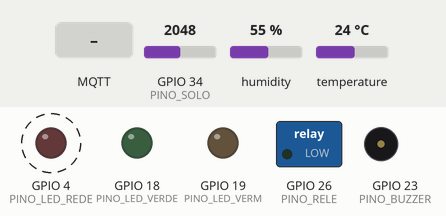
The sketch below on a simulated ESP32. Shown: switched loads named in the sketch (green lamp = pin HIGH), output pins drawn as LEDs (lit = HIGH), buzzer (waves = sounding). Dashed ring = blinking. Inputs (shaded band) come from the test bench; at power-on: GPIO 34 (PINO_SOLO) = 2048, humidity 55 %, temperature 24 °C. WiFi joins after 1.5 s; servers stay silent unless stated; no MQTT or app messages arrive unless stated; what the sketch prints to the serial monitor is not drawn.

Above: at 1.4 s.
1.5 s: GPIO 34 (PINO_SOLO) set to 1691
5.5 s: GPIO 34 (PINO_SOLO) set to 1612
At 7.2 s:
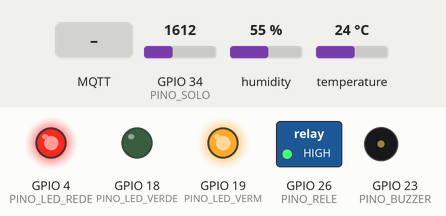
8.0 s: MQTT message "OFF" arrives on the first subscribed topic
At 9.1 s:
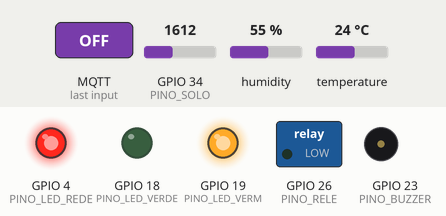
9.5 s: MQTT message "ON" arrives on the first subscribed topic
At 10.2 s:
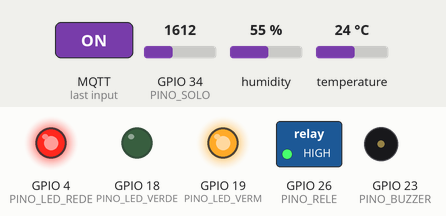
11.0 s: GPIO 34 (PINO_SOLO) set to 2047
At 12.7 s:
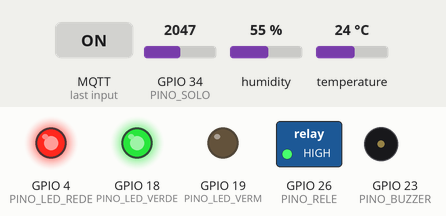
13.0 s: GPIO 34 (PINO_SOLO) set to 1228
At 13.57 s:
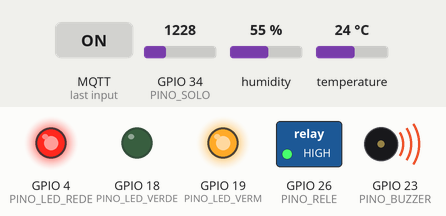
Timing chart, 0 to 16.0 s (numbered marks = the images above; inputs shaded):
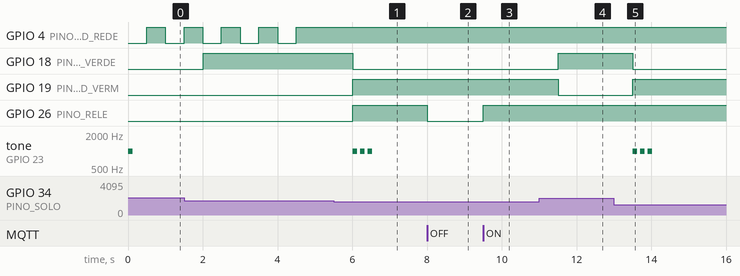

Measured:
- the behaviour switches between 1638 and 1637 on GPIO 34 (PINO_SOLO) (found by bisection; images 0 and 1)
- after the input at 5.5 s, GPIO 18 (PINO_LED_VERDE): HIGH → LOW after 0.51 s; GPIO 19 (PINO_LED_VERM), GPIO 26 (PINO_RELE): LOW → HIGH after 0.51 s; tone on GPIO 23 (PINO_BUZZER): alternates 1000 Hz for 0.12 s and silent for 0.08 s, 6 changes in all, then stays silent, starting after 0.51 s
- after the input at 8.0 s, GPIO 26 (PINO_RELE): HIGH → LOW at once
- after the input at 9.5 s, GPIO 26 (PINO_RELE): LOW → HIGH at once
- after the input at 11.0 s, GPIO 18 (PINO_LED_VERDE): LOW → HIGH after 0.51 s; GPIO 19 (PINO_LED_VERM): HIGH → LOW after 0.51 s
- after the input at 13.0 s, GPIO 18 (PINO_LED_VERDE): HIGH → LOW after 0.51 s; GPIO 19 (PINO_LED_VERM): LOW → HIGH after 0.51 s; tone on GPIO 23 (PINO_BUZZER): alternates 1000 Hz for 0.12 s and silent for 0.08 s, 6 changes in all, then stays silent, starting after 0.51 s
- by itself, GPIO 4 (PINO_LED_REDE): alternates HIGH for 0.50 s and LOW for 0.50 s

The sketch:

smarthorta.ino
```cpp
/*
  =====================================================================
  SmartHorta - Monitoramento e Irrigacao Inteligente para Hortas Urbanas
  Integrantes: Kaua Zanela e Rafael Pereira da Silva
  Disciplina: Internet das Coisas - 2o semestre/2026
  =====================================================================

  Camadas IoT:
    Percepcao     -> DHT22 (temperatura/umidade do ar) + sensor de umidade do solo
                     (no Wokwi, um potenciometro simula o sensor)
    Processamento -> o ESP32 decide localmente quando ligar a bomba e aciona LEDs/buzzer.
                     A decisao NAO depende da internet (requisito R2).
    Rede          -> Wi-Fi + MQTT sobre TLS (porta 8883) no broker publico HiveMQ
    Aplicacao     -> Dashboard web (dashboard/index.html) + LEDs no proprio circuito

  Organizacao do loop (nada bloqueia):
    1. gerenciarWiFi()   - reconecta o Wi-Fi em segundo plano
    2. gerenciarMQTT()   - reconecta o broker em segundo plano
    3. mqtt.loop()       - recebe comandos
    4. a cada 2 s: lerSensores() -> decidirIrrigacao() -> atualizarSinalizacao() -> publicarDados()
*/

#include <WiFi.h>
#include <WiFiClientSecure.h>
#include <PubSubClient.h>
#include "DHTesp.h"

#include "config.h"        // pinos, topicos, tempos (publico)
#include "secrets.h"       // credenciais (fora do Git - ver secrets.example.h)
#include "certificados.h"  // CA raiz para validar o broker via TLS

// ----------------- Objetos -----------------
DHTesp dht;
WiFiClientSecure clienteTLS;
PubSubClient mqtt(clienteTLS);

// ----------------- Estado do sistema -----------------
struct Estado {
  float temperatura   = NAN;
  float umidadeAr     = NAN;
  int   umidadeSolo   = 0;
  bool  sensorArOk    = false;
  bool  bombaLigada   = false;
  bool  modoAuto      = true;
  int   limiteSolo    = LIMITE_PADRAO;
  bool  soloSecoAntes = false;
} estado;

unsigned long ultimaLeitura      = 0;
unsigned long ultimaTentativaWiFi = 0;
unsigned long ultimaTentativaMQTT = 0;
unsigned long inicioModoManual   = 0;
unsigned long ultimoComando      = 0;
bool wifiAntes = false;

// =====================================================================
//  ATUADORES
// =====================================================================
void ligarBomba(bool ligar) {
  if (ligar == estado.bombaLigada) return;
  estado.bombaLigada = ligar;
  digitalWrite(PINO_RELE, ligar ? HIGH : LOW);
  Serial.println(ligar ? ">> Bomba LIGADA" : ">> Bomba DESLIGADA");
}

// Bipes curtos (bloqueia no maximo ~600 ms, so quando o solo acabou de secar)
void bipar(int vezes) {
  for (int i = 0; i < vezes; i++) {
    tone(PINO_BUZZER, 1000);
    delay(120);
    noTone(PINO_BUZZER);
    delay(80);
  }
}

// =====================================================================
//  PERCEPCAO
// =====================================================================
void lerSensores() {
  TempAndHumidity leitura = dht.getTempAndHumidity();
  estado.sensorArOk = !isnan(leitura.temperature) && !isnan(leitura.humidity);
  if (estado.sensorArOk) {
    estado.temperatura = leitura.temperature;
    estado.umidadeAr   = leitura.humidity;
  } else {
    Serial.println("[ERRO] Falha na leitura do DHT22 - mantendo ultimo valor valido");
  }
  // ADC de 12 bits (0-4095) convertido para 0-100 %
  estado.umidadeSolo = constrain(map(analogRead(PINO_SOLO), 0, 4095, 0, 100), 0, 100);
}

// =====================================================================
//  PROCESSAMENTO (decisao local - funciona sem internet)
// =====================================================================
void decidirIrrigacao() {
  // Seguranca: o modo manual expira sozinho (evita bomba ligada indefinidamente)
  if (!estado.modoAuto && millis() - inicioModoManual > TEMPO_MAX_MANUAL) {
    estado.modoAuto = true;
    Serial.println("[SEGURANCA] Modo manual expirou - voltando ao automatico");
  }

  if (estado.modoAuto) {
    if (estado.umidadeSolo < estado.limiteSolo) {
      ligarBomba(true);                                        // solo seco: irriga
    } else if (estado.umidadeSolo >= estado.limiteSolo + HISTERESE) {
      ligarBomba(false);                                       // solo umido: para
    }                                                          // entre os dois: mantem (histerese)
  }
}

void atualizarSinalizacao() {
  bool soloSeco = estado.umidadeSolo < estado.limiteSolo;
  digitalWrite(PINO_LED_VERM,  soloSeco ? HIGH : LOW);
  digitalWrite(PINO_LED_VERDE, soloSeco ? LOW  : HIGH);
  if (soloSeco && !estado.soloSecoAntes) bipar(3);  // alerta sonoro na transicao para seco
  estado.soloSecoAntes = soloSeco;
}

void atualizarLedRede() {
  if (mqtt.connected()) {
    digitalWrite(PINO_LED_REDE, HIGH);                          // conectado: aceso
  } else {
    digitalWrite(PINO_LED_REDE, (millis() / 500) % 2);          // sem conexao: piscando
  }
}

// =====================================================================
//  REDE - Wi-Fi e MQTT nao bloqueantes
// =====================================================================
void gerenciarWiFi() {
  bool conectado = WiFi.status() == WL_CONNECTED;
  if (conectado != wifiAntes) {
    wifiAntes = conectado;
    if (conectado) {
      Serial.print("[REDE] Wi-Fi conectado. IP: ");
      Serial.println(WiFi.localIP());
    } else {
      Serial.println("[REDE] Wi-Fi desconectado - sistema segue em modo local");
    }
  }
  if (!conectado && millis() - ultimaTentativaWiFi > INTERVALO_WIFI) {
    ultimaTentativaWiFi = millis();
    Serial.println("[REDE] Tentando conectar ao Wi-Fi...");
    WiFi.disconnect();
    WiFi.begin(WIFI_SSID, WIFI_SENHA, 6);
  }
}

void gerenciarMQTT() {
  if (WiFi.status() != WL_CONNECTED || mqtt.connected()) return;
  if (millis() - ultimaTentativaMQTT < INTERVALO_MQTT) return;
  ultimaTentativaMQTT = millis();

  String id = String(DISPOSITIVO_ID) + "-" + String((uint32_t)ESP.getEfuseMac(), HEX);
  const char* usuario = strlen(MQTT_USUARIO) > 0 ? MQTT_USUARIO : nullptr;
  const char* senha   = strlen(MQTT_SENHA)   > 0 ? MQTT_SENHA   : nullptr;

  Serial.print("[REDE] Conectando ao broker (TLS)... ");
  // Last Will: se o ESP32 cair, o broker publica "offline" no lugar dele
  if (mqtt.connect(id.c_str(), usuario, senha, TOPICO_STATUS, 0, true, "offline")) {
    Serial.println("conectado!");
    mqtt.publish(TOPICO_STATUS, "online", true);
    mqtt.subscribe(TOPICO_BOMBA);
    mqtt.subscribe(TOPICO_LIMITE);
  } else {
    Serial.print("falhou (rc=");
    Serial.print(mqtt.state());
    Serial.println(") - nova tentativa em 5 s");
    char erroTLS[100];
    if (clienteTLS.lastError(erroTLS, sizeof(erroTLS)) != 0) {
      Serial.print("[REDE] Detalhe do TLS: ");
      Serial.println(erroTLS);
    }
  }
}

// =====================================================================
//  APLICACAO - comandos recebidos (com validacao de entrada)
// =====================================================================
void aoReceberComando(char* topico, byte* payload, unsigned int tamanho) {
  // 1) Tamanho: descarta mensagens grandes demais
  if (tamanho == 0 || tamanho > TAMANHO_MAX_CMD) {
    Serial.println("[CMD] Rejeitado: tamanho invalido");
    return;
  }
  // 2) Taxa: ignora comandos em rajada
  if (millis() - ultimoComando < INTERVALO_MIN_CMD) {
    Serial.println("[CMD] Rejeitado: comandos muito rapidos");
    return;
  }
  ultimoComando = millis();

  char msg[TAMANHO_MAX_CMD + 1];
  memcpy(msg, payload, tamanho);
  msg[tamanho] = '\0';
  String cmd = String(msg);
  cmd.trim();
  cmd.toUpperCase();

  Serial.print("[CMD] ");
  Serial.print(topico);
  Serial.print(" = ");
  Serial.println(cmd);

  // 3) Lista branca de comandos
  if (strcmp(topico, TOPICO_BOMBA) == 0) {
    if (cmd == "ON" || cmd == "OFF") {
      estado.modoAuto = false;
      inicioModoManual = millis();
      ligarBomba(cmd == "ON");
    } else if (cmd == "AUTO") {
      estado.modoAuto = true;
    } else {
      Serial.println("[CMD] Rejeitado: comando de bomba desconhecido");
      return;
    }
  } else if (strcmp(topico, TOPICO_LIMITE) == 0) {
    // 4) Numero inteiro dentro da faixa permitida
    for (unsigned int i = 0; i < cmd.length(); i++) {
      if (!isDigit(cmd[i])) {
        Serial.println("[CMD] Rejeitado: limite nao numerico");
        return;
      }
    }
    int novo = cmd.toInt();
    if (novo < LIMITE_MIN || novo > LIMITE_MAX) {
      Serial.println("[CMD] Rejeitado: limite fora da faixa 10-90");
      return;
    }
    estado.limiteSolo = novo;
  }
  ultimaLeitura = 0;  // forca nova leitura/publicacao para o dashboard responder rapido
}

void publicarDados() {
  char json[256];
  char temp[8], umid[8];
  if (estado.sensorArOk || !isnan(estado.temperatura)) {
    dtostrf(estado.temperatura, 1, 1, temp);
    dtostrf(estado.umidadeAr, 1, 1, umid);
  } else {
    strcpy(temp, "null");
    strcpy(umid, "null");
  }
  snprintf(json, sizeof(json),
           "{\"id\":\"%s\",\"solo\":%d,\"temp\":%s,\"umid\":%s,\"bomba\":%s,"
           "\"modo\":\"%s\",\"limite\":%d,\"sensor_ok\":%s,\"uptime\":%lu}",
           DISPOSITIVO_ID, estado.umidadeSolo, temp, umid,
           estado.bombaLigada ? "true" : "false",
           estado.modoAuto ? "auto" : "manual",
           estado.limiteSolo,
           estado.sensorArOk ? "true" : "false",
           millis() / 1000);

  Serial.print("[DADOS] ");
  Serial.println(json);

  if (mqtt.connected()) {
    if (!mqtt.publish(TOPICO_DADOS, json)) Serial.println("[ERRO] Falha ao publicar");
  }
}

// =====================================================================
//  SETUP e LOOP
// =====================================================================
void setup() {
  Serial.begin(115200);
  Serial.println();
  Serial.println("=== SmartHorta v" FIRMWARE_VERSAO " iniciando ===");

  pinMode(PINO_RELE, OUTPUT);
  pinMode(PINO_LED_VERDE, OUTPUT);
  pinMode(PINO_LED_VERM, OUTPUT);
  pinMode(PINO_LED_REDE, OUTPUT);
  pinMode(PINO_BUZZER, OUTPUT);
  digitalWrite(PINO_RELE, LOW);   // estado seguro: bomba desligada

  dht.setup(PINO_DHT, DHTesp::DHT22);

  clienteTLS.setCACert(CA_RAIZ);  // valida o certificado do broker
  mqtt.setServer(MQTT_BROKER, MQTT_PORTA);
  mqtt.setCallback(aoReceberComando);
  mqtt.setKeepAlive(90);          // tolera simulacao lenta no Wokwi
  mqtt.setSocketTimeout(5);       // nao trava o loop se o broker nao responder

  WiFi.mode(WIFI_STA);
  WiFi.begin(WIFI_SSID, WIFI_SENHA, 6);  // nao espera: o controle local ja comeca a rodar
  ultimaTentativaWiFi = millis();

  bipar(1);
}

void loop() {
  gerenciarWiFi();
  gerenciarMQTT();
  mqtt.loop();
  atualizarLedRede();

  if (millis() - ultimaLeitura < INTERVALO_LEITURA) return;
  ultimaLeitura = millis();

  lerSensores();           // 1) Percepcao
  decidirIrrigacao();      // 2) Processamento
  atualizarSinalizacao();  //    sinalizacao local (LEDs + buzzer)
  publicarDados();         // 3) Rede -> 4) Aplicacao
}
```

certificados.h
```cpp
// Certificado raiz (CA) usado para validar o broker MQTT via TLS.
// O certificado de broker.hivemq.com e emitido por "Amazon RSA 2048 M04",
// que pertence a cadeia da Amazon Root CA 1 (valida ate 2038).
// Fonte: https://www.amazontrust.com/repository/  -  Nao e segredo: CAs sao publicas.
#pragma once

static const char CA_RAIZ[] = R"EOF(
-----BEGIN CERTIFICATE-----
MIIDQTCCAimgAwIBAgITBmyfz5m/jAo54vB4ikPmljZbyjANBgkqhkiG9w0BAQsF
ADA5MQswCQYDVQQGEwJVUzEPMA0GA1UEChMGQW1hem9uMRkwFwYDVQQDExBBbWF6
b24gUm9vdCBDQSAxMB4XDTE1MDUyNjAwMDAwMFoXDTM4MDExNzAwMDAwMFowOTEL
MAkGA1UEBhMCVVMxDzANBgNVBAoTBkFtYXpvbjEZMBcGA1UEAxMQQW1hem9uIFJv
b3QgQ0EgMTCCASIwDQYJKoZIhvcNAQEBBQADggEPADCCAQoCggEBALJ4gHHKeNXj
ca9HgFB0fW7Y14h29Jlo91ghYPl0hAEvrAIthtOgQ3pOsqTQNroBvo3bSMgHFzZM
9O6II8c+6zf1tRn4SWiw3te5djgdYZ6k/oI2peVKVuRF4fn9tBb6dNqcmzU5L/qw
IFAGbHrQgLKm+a/sRxmPUDgH3KKHOVj4utWp+UhnMJbulHheb4mjUcAwhmahRWa6
VOujw5H5SNz/0egwLX0tdHA114gk957EWW67c4cX8jJGKLhD+rcdqsq08p8kDi1L
93FcXmn/6pUCyziKrlA4b9v7LWIbxcceVOF34GfID5yHI9Y/QCB/IIDEgEw+OyQm
jgSubJrIqg0CAwEAAaNCMEAwDwYDVR0TAQH/BAUwAwEB/zAOBgNVHQ8BAf8EBAMC
AYYwHQYDVR0OBBYEFIQYzIU07LwMlJQuCFmcx7IQTgoIMA0GCSqGSIb3DQEBCwUA
A4IBAQCY8jdaQZChGsV2USggNiMOruYou6r4lK5IpDB/G/wkjUu0yKGX9rbxenDI
U5PMCCjjmCXPI6T53iHTfIUJrU6adTrCC2qJeHZERxhlbI1Bjjt/msv0tadQ1wUs
N+gDS63pYaACbvXy8MWy7Vu33PqUXHeeE6V/Uq2V8viTO96LXFvKWlJbYK8U90vv
o/ufQJVtMVT8QtPHRh8jrdkPSHCa2XV4cdFyQzR1bldZwgJcJmApzyMZFo6IQ6XU
5MsI+yMRQ+hDKXJioaldXgjUkK642M4UwtBV8ob2xJNDd2ZhwLnoQdeXeGADbkpy
rqXRfboQnoZsG4q5WTP468SQvvG5
-----END CERTIFICATE-----
)EOF";
```

secrets.example.h
```cpp
// =====================================================================
//  secrets.example.h - MODELO de credenciais
//
//  1. Copie este arquivo para "secrets.h" (mesma pasta).
//  2. Preencha com os dados da sua rede/broker.
//  3. O arquivo secrets.h esta no .gitignore e NUNCA deve ir para o GitHub.
//
//  No Wokwi use a rede "Wokwi-GUEST" com senha vazia.
// =====================================================================
#pragma once

#define WIFI_SSID     "NOME_DA_SUA_REDE"
#define WIFI_SENHA    "SENHA_DA_SUA_REDE"

// Broker publico HiveMQ nao exige usuario/senha (deixe vazio).
// Para um broker privado (ex.: HiveMQ Cloud), preencha aqui.
#define MQTT_USUARIO  ""
#define MQTT_SENHA    ""
```

config.h
```cpp
// =====================================================================
//  config.h - Configuracoes do SmartHorta (pinos, rede, topicos, tempos)
//  Nada aqui e secreto. Credenciais ficam em secrets.h (fora do Git).
// =====================================================================
#pragma once

// ----------------- Identificacao -----------------
#define DISPOSITIVO_ID   "smarthorta-01"
#define FIRMWARE_VERSAO  "1.1"

// ----------------- Pinos (ESP32 DevKit C V4) -----------------
const int PINO_DHT       = 15;  // DHT22 - dados
const int PINO_SOLO      = 34;  // Sensor de umidade do solo (potenciometro no Wokwi) - ADC1
const int PINO_RELE      = 26;  // Modulo rele -> bomba d'agua
const int PINO_LED_VERDE = 18;  // Solo com umidade adequada
const int PINO_LED_VERM  = 19;  // Solo seco / alerta
const int PINO_LED_REDE  = 4;   // Amarelo: aceso = conectado ao broker, piscando = sem conexao
const int PINO_BUZZER    = 23;  // Alerta sonoro

// ----------------- Broker MQTT -----------------
// Broker publico HiveMQ, porta 8883 = MQTT sobre TLS (conexao criptografada)
#define MQTT_BROKER  "broker.hivemq.com"
#define MQTT_PORTA   8883

#define TOPICO_BASE   "smarthorta/kz-rps-4793"
#define TOPICO_DADOS  TOPICO_BASE "/dados"        // ESP32 publica (JSON)
#define TOPICO_STATUS TOPICO_BASE "/status"       // ESP32 publica "online"/"offline" (retido + Last Will)
#define TOPICO_BOMBA  TOPICO_BASE "/cmd/bomba"    // ESP32 recebe "ON" | "OFF" | "AUTO"
#define TOPICO_LIMITE TOPICO_BASE "/cmd/limite"   // ESP32 recebe inteiro de 10 a 90

// ----------------- Regras de irrigacao -----------------
const int LIMITE_PADRAO = 40;   // % de umidade do solo abaixo da qual irriga
const int LIMITE_MIN    = 10;
const int LIMITE_MAX    = 90;
const int HISTERESE     = 10;   // bomba desliga so quando passar de limite + histerese

// ----------------- Tempos (ms) -----------------
const unsigned long INTERVALO_LEITURA   = 2000;    // leitura + decisao + envio
const unsigned long INTERVALO_WIFI      = 10000;   // nova tentativa de Wi-Fi
const unsigned long INTERVALO_MQTT      = 5000;    // nova tentativa de broker
const unsigned long TEMPO_MAX_MANUAL    = 120000;  // modo manual expira e volta ao automatico (seguranca)
const unsigned long INTERVALO_MIN_CMD   = 1000;    // ignora comandos mais rapidos que isso (anti-flood)

// ----------------- Validacao de comandos -----------------
const unsigned int TAMANHO_MAX_CMD = 8;            // payloads maiores sao descartados
```
